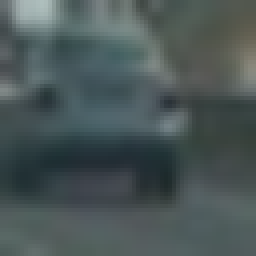
#> input picture data/vehicles/GTI_Far/image0024.png, 64 x 64 px (shown 4 times larger); its folder holds only this picture in this run
$ jupyter execute --allow-errors visualizations.ipynb   (shell and % lines are left out)   (older library calls are emulated)
#> lines starting #> are read from the running program, lines starting #| are printed output that depends on the picture
[cell 1]
import matplotlib.image as mpimg
import matplotlib.pyplot as plt
import numpy as np
import cv2
import glob
from skimage.feature import hog

[cell 2]
# Read in cars and notcars
vehicles = glob.glob('data/vehicles/*/*.png')
non_vehicles = glob.glob('data/non-vehicles/*/*.png')

cars = []
notcars = []
for image in non_vehicles:
    notcars.append(image)
for image in vehicles:
    cars.append(image)


# Define a function to return HOG features and visualization
def get_hog_features(img, orient, pix_per_cell, cell_per_block, vis=False, feature_vec=True):
    if vis == True:
        features, hog_image = hog(img, orientations=orient, pixels_per_cell=(pix_per_cell, pix_per_cell),
                                  cells_per_block=(cell_per_block, cell_per_block), transform_sqrt=False,
                                  visualise=True, feature_vector=False)
        return features, hog_image
    else:
        features = hog(img, orientations=orient, pixels_per_cell=(pix_per_cell, pix_per_cell),
                       cells_per_block=(cell_per_block, cell_per_block), transform_sqrt=False,
                       visualise=False, feature_vector=feature_vec)
        return features

# Generate a random index to look at a car image
ind = np.random.randint(0, len(cars))
# Read in the image
image = mpimg.imread(cars[ind])
#> image is the input picture: shape (64, 64, 3) float32; mean R, G, B 0.292, 0.34, 0.341
gray = cv2.cvtColor(image, cv2.COLOR_RGB2GRAY)
# Define HOG parameters
orient = 9
pix_per_cell = 8
cell_per_block = 2
# Call our function with vis=True to see an image output
features, hog_image = get_hog_features(gray, orient,
                        pix_per_cell, cell_per_block,
                        vis=True, feature_vec=False)
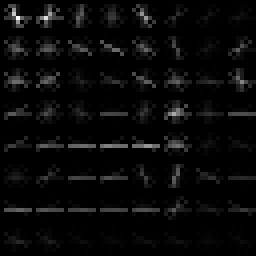
#> hog_image: shape (64, 64) float32 (shown 4 times larger); min 0, max 0.0889, mean 0.00321; drawn with min black and max white


# Plot the examples
fig = plt.figure()
plt.subplot(121)
plt.imshow(image, cmap='gray')
plt.title('Example Car Image')
plt.subplot(122)
plt.imshow(hog_image, cmap='gray')
plt.title('HOG Visualization')
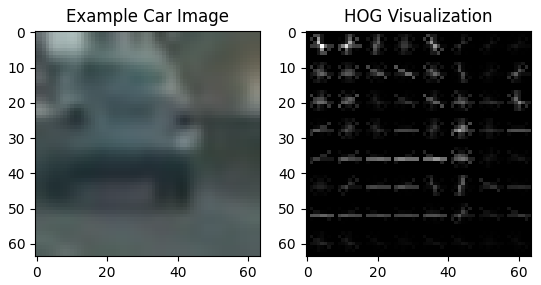
#> figure drawn by matplotlib, 2 panels

$ run again, on data/vehicles/GTI_Left/image0023.png
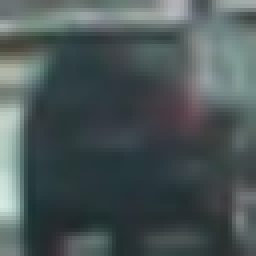
#> input picture data/vehicles/GTI_Left/image0023.png, 64 x 64 px (shown 4 times larger)
#> image is the input picture: shape (64, 64, 3) float32; mean R, G, B 0.294, 0.339, 0.341
#> `features, hog_image = get_hog_features(gray, orient, pix_per_cell, cel..`:
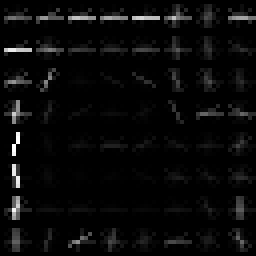
#> hog_image: shape (64, 64) float32 (shown 4 times larger); min 0, max 0.137, mean 0.00511; drawn with min black and max white
#> `[cell 2] # Read in cars and notcars vehicles = glob.glob('data/vehicle..`:
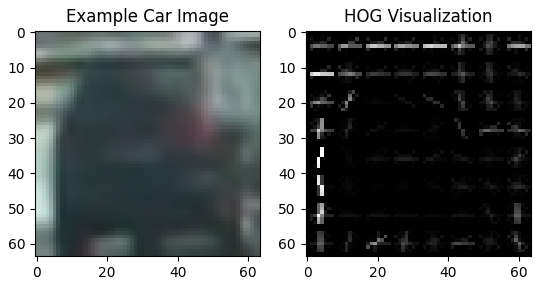
#> figure drawn by matplotlib, 2 panels

$ run again, on data/vehicles/GTI_Far/image0073.png
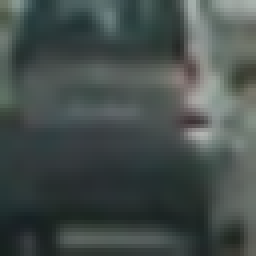
#> input picture data/vehicles/GTI_Far/image0073.png, 64 x 64 px (shown 4 times larger)
#> image is the input picture: shape (64, 64, 3) float32; mean R, G, B 0.27, 0.306, 0.297
#> `features, hog_image = get_hog_features(gray, orient, pix_per_cell, cel..`:
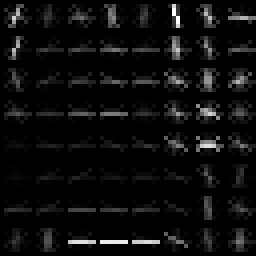
#> hog_image: shape (64, 64) float32 (shown 4 times larger); min 0, max 0.0873, mean 0.00457; drawn with min black and max white
#> `[cell 2] # Read in cars and notcars vehicles = glob.glob('data/vehicle..`:
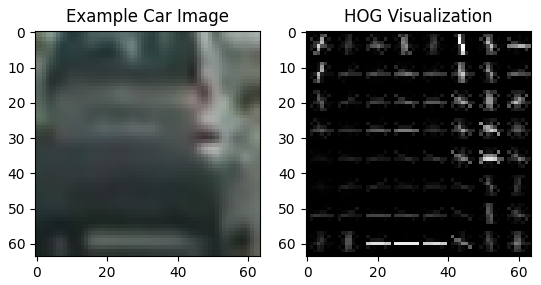
#> figure drawn by matplotlib, 2 panels
